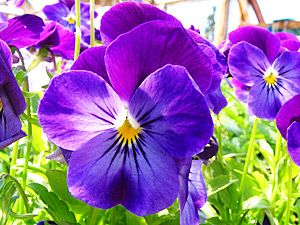
%> input picture TP_2/image.jpg, 300 x 225 px
$ octave Q3.m   (GNU Octave 9; MATLAB toolbox functions it lacks are replaced by stand-ins)
%> lines starting %> are read from the running program, lines starting %| are printed output that depends on the picture
%Filtrer ces deux images bruitées en utilisant les filtres vus en cours (filtre passe bas, médian ).

% Lire une image en niveaux de gris
image_originale = imread('image.jpg');
%> image_originale is the input picture: size 225x300x3 uint8; mean R, G, B 148.6, 108.4, 162.4
if size(image_originale, 3) == 3
    image_originale = rgb2gray(image_originale);
%> image_originale: size 225x300 uint8
end

% Ajouter un bruit de type poivre et sel
image_bruit_poivre_sel = imnoise(image_originale, 'salt & pepper', 0.05); % 0.05 est la densité du bruit, vous pouvez ajuster si nécessaire
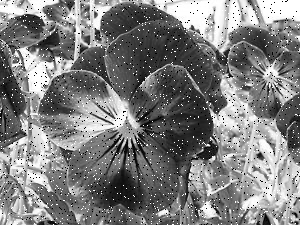
%> image_bruit_poivre_sel: size 225x300 uint8; min 0, max 255, mean 126.6

% Ajouter un bruit gaussien
image_bruit_gaussien = imnoise(image_originale, 'gaussian', 0, 0.01); % 0.01 est l'écart-type du bruit, vous pouvez ajuster si nécessaire
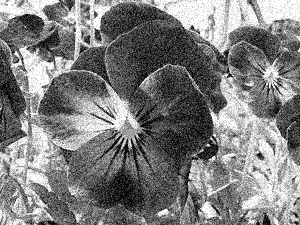
%> image_bruit_gaussien: size 225x300 uint8; min 0, max 255, mean 125.7

% Afficher chaque image dans sa propre figure
figure;
imshow(image_originale);
title('Image Originale');

figure;
imshow(image_bruit_poivre_sel);
title('Bruit Poivre et Sel');

figure;
imshow(image_bruit_gaussien);
title('Bruit Gaussien');


% Filtre passe-bas
h = fspecial('average', [3 3]); % Définition du kernel (fenetre ) du filtre passe-bas
% (fenetre 3x3)
image_filtree_pass_bas_poivre_sel = imfilter(image_bruit_poivre_sel, h);
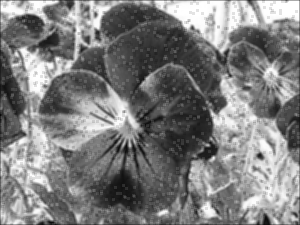
%> image_filtree_pass_bas_poivre_sel: size 225x300 uint8; min 7, max 255, mean 125.8
image_filtree_pass_bas_gaussien = imfilter(image_bruit_gaussien, h);


% Filtre médian
image_filtree_median_poivre_sel = medfilt2(image_bruit_poivre_sel, [3 3]);
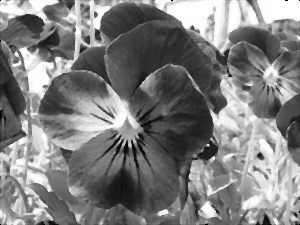
%> image_filtree_median_poivre_sel: size 225x300 uint8; min 0, max 255, mean 126.4
% Taille de la fenêtre du filtre médian (ici 3x3)
image_filtree_median_gaussien = medfilt2(image_bruit_gaussien, [3 3]);
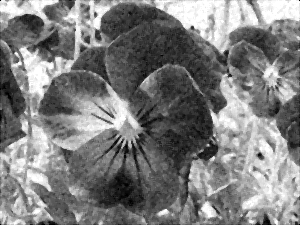
%> image_filtree_median_gaussien: size 225x300 uint8; min 0, max 255, mean 126


% Affichage des images filtrées
figure;
subplot(1,2,1);
imshow(image_filtree_pass_bas_poivre_sel);
title('Filtrage Passe-bas');
subplot(1,2,2);
imshow(image_filtree_median_poivre_sel);
title('Filtrage Médian');

% Add a title above the subplots
annotation('textbox', [0.1, 0.9, 0.8, 0.1], 'String', 'Bruit Poivre et Sel', 'HorizontalAlignment', 'center', 'FontSize', 12, 'FontWeight', 'bold');
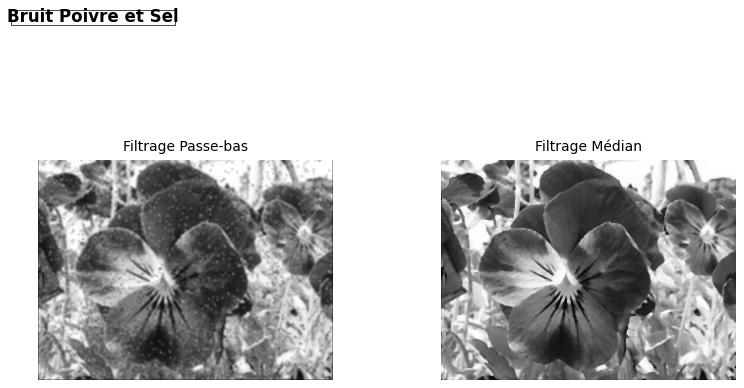
%> figure redrawn from the program's plot data, 3 panels


figure;
subplot(1,2,1);
imshow(image_filtree_pass_bas_gaussien);
title('Filtrage Passe-bas');
subplot(1,2,2);
imshow(image_filtree_median_gaussien);
title('Filtrage Médian');


% Add a title above the subplots
annotation('textbox', [0.1, 0.9, 0.8, 0.1], 'String', 'Bruit Gaussien', 'HorizontalAlignment', 'center', 'FontSize', 12, 'FontWeight', 'bold');
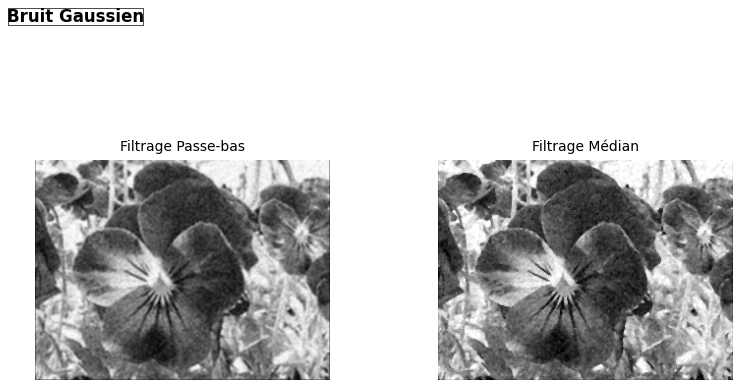
%> figure redrawn from the program's plot data, 3 panels

$ run again, with TP_2/trui.png saved as TP_2/image.jpg
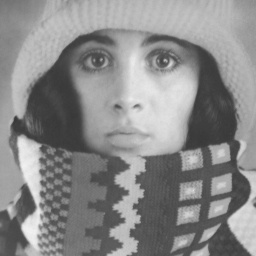
%> input picture TP_2/trui.png, 256 x 256 px
%> image_originale is the input picture: size 256x256 uint8; min 54, max 241, mean 137.7
%> `image_bruit_gaussien = imnoise(image_originale, 'gaussian', 0, 0.01); ..`:
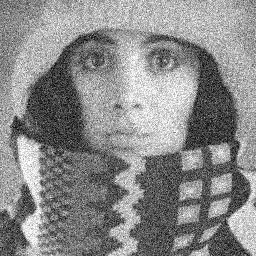
%> image_bruit_gaussien: size 256x256 uint8; min 0, max 255, mean 137.4
%> `annotation('textbox', [0.1, 0.9, 0.8, 0.1], 'String', 'Bruit Gaussien'..`:
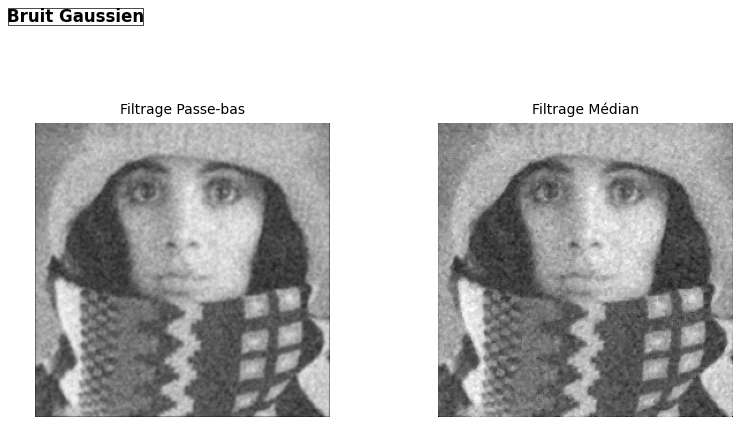
%> figure redrawn from the program's plot data, 3 panels
